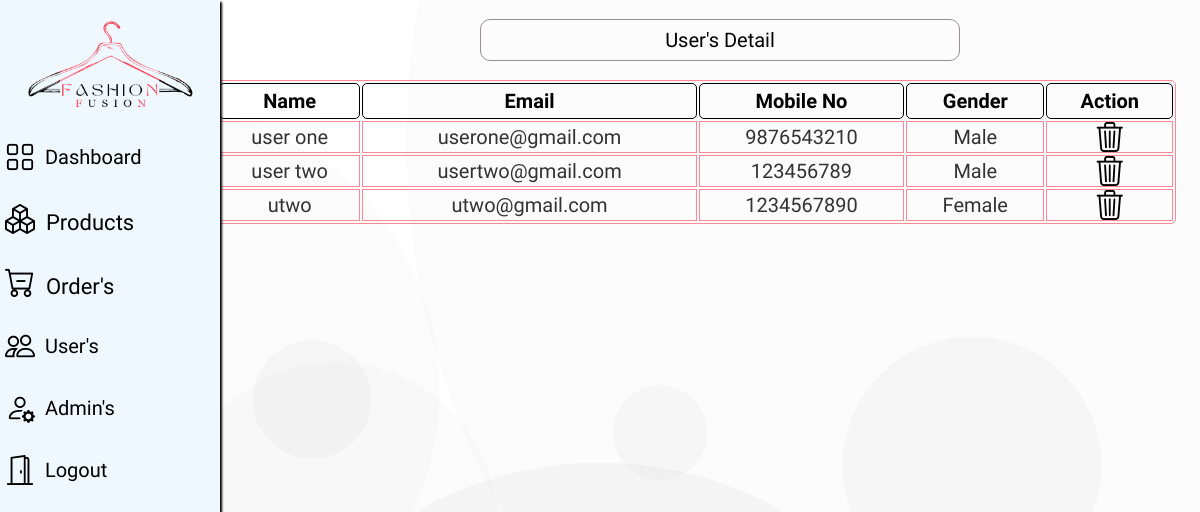
Page /Admin/userstable.php (signed in) on the earlier database version.
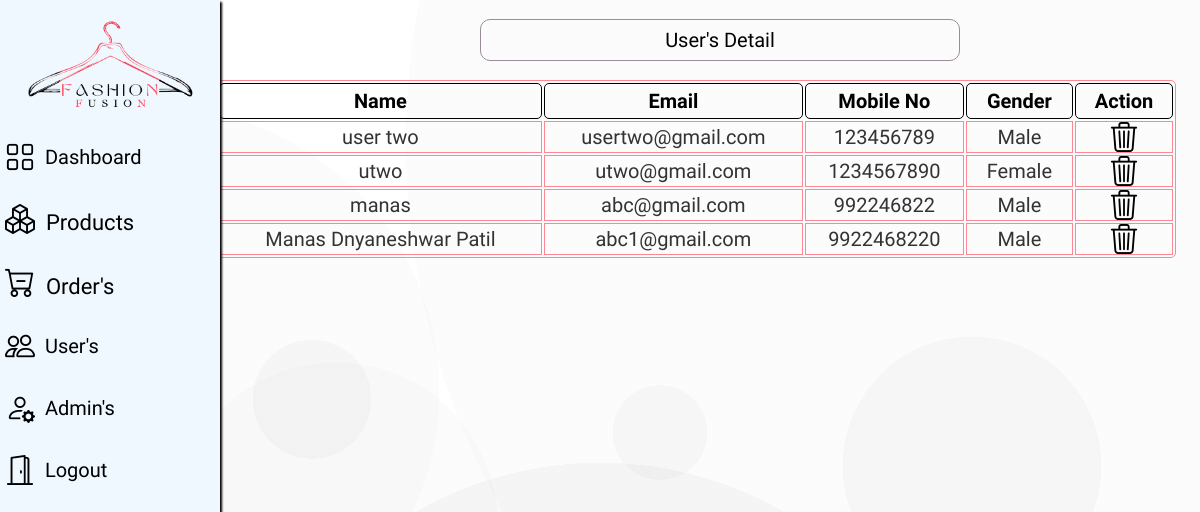
Same page on the later database version.
### tables this page shows
CREATE TABLE `user_detail` (
  `id` int(50) NOT NULL,
  `name` varchar(100) NOT NULL,
  `email` varchar(100) NOT NULL,
  `contactno` varchar(100) NOT NULL,
  `gender` varchar(100) NOT NULL,
  `password` varchar(100) NOT NULL
);

### Admin/userstable.php (the view, shortened to what this page needs)
<html>
<head>
    <link rel="stylesheet" href="css/styles.css">
    <link rel="stylesheet" href="css/p_detail.css">
    <link rel="stylesheet" href="https://cdn.jsdelivr.net/npm/bootstrap-icons@1.11.3/font/bootstrap-icons.min.css">
</head>
<body>
   <div class="side-menu">
        <?php @include 'header.php';?>
    </div>
   <div class="container">
<center>
<p class="message">User's Detail</p>
<div class="container">
<section class="display-product-table">
   <table>
      <thead>
         <th>Name</th>
         <th>Email</th>
         <th>Mobile No</th>
         <th>Gender</th>
         <th>Action</th>
      </thead>
      <tbody>
         <?php
         mysqli_select_db($con, "fashionfusion");
         $q1 = "SELECT * FROM `user_detail`";
         $result = mysqli_query($con, $q1);
         if(mysqli_num_rows($result) > 0){
         while($row = mysqli_fetch_assoc($result)){
         ?>
         <tr>
         <td><?= htmlspecialchars($row['name']); ?></td>
<td><?= htmlspecialchars($row['email']); ?></td>
<td><?= htmlspecialchars($row['contactno']); ?></td>
<td><?= htmlspecialchars($row['gender']); ?></td>
            <td>
               <a title="Delete" href="userstable.php?delete=<?php echo $row['id']; ?>" onclick="return confirm('are your sure you want to delete this?');"> <i class="bi bi-trash3"></i></a>
            </td>
         </tr><?php
                  }
                  }
               ?>
      </tbody>
   </table>
</section>
</div>
</body>
</html>

### Admin/header.php (shortened to what this page needs)
<html>
<head>
    <link rel="stylesheet" href="css/styles.css">
    <link rel="stylesheet" href="css/p_detail.css">
    <link rel="stylesheet" href="https://cdn.jsdelivr.net/npm/bootstrap-icons@1.11.3/font/bootstrap-icons.min.css">
</head>
<body>
        <div class="brand">
           <a href='index.php'><img src="img/ff.png"></a>
        </div>
        <ul>
           <a href="index.php"><li  class="active"><i class="bi bi-grid"></i>&nbsp;&nbsp;Dashboard</li></a>
         <li class="nav__item">
            <div class="dropdown">
            <a class="dropbtn"><i class="bi bi-boxes"></i>&nbsp;&nbsp;Products</a>
         </li>
         <li class="nav__item">
            <div class="dropdown">
            <a class="dropbtn"><i class="bi bi-cart-dash"></i>&nbsp;&nbsp;Order's</a>
         </li>
           <a href="userstable.php"><li><i class="bi bi-people"></i>&nbsp;&nbsp;User's</li></a>
           <a href="adminstable.php"><li><i class="bi bi-person-gear"></i>&nbsp;&nbsp;Admin's</li></a>
           <a href="logout.php"><li><i class="bi bi-door-open"></i>&nbsp;&nbsp;Logout</li></a>
        </ul>
</body>
</html>

### Admin/css/styles.css (style rules this page uses)
* { margin: 0; padding: 0; box-sizing: border-box; }
a { text-decoration: none; }
li { list-style: none; }
body { font-family: "Comfortaa", sans-serif; background-image: radial-gradient(circle at 13% 47%, rgba(140, 140, 140,0.03) 0%, rgba(140, 140, 140,0.03) 25%,transparent 25%, transparent 100%),radial-gradient(circle at 28% 63%, rgba(143, 143, 143,0.03) 0%, rgba(143, 143, 143,0.03) 16%,transparent 16%, transparent 100%),radial-gradient(circle at 81% 56%, rgba(65, 65, 65,0.03) 0%, rgba(65, 65, 65,0.03) 12%,transparent 12%, transparent 100%),radial-gradient(circle at 26% 48%, rgba(60, 60, 60,0.03) 0%, rgba(60, 60, 60,0.03) 6%,transparent 6%, transparent 100%),radial-gradient(circle at 97% 17%, rgba(150, 150, 150,0.03) 0%, rgba(150, 150, 150,0.03) 56%,transparent 56%, transparent 100%),radial-gradient(circle at 50% 100%, rgba(25, 25, 25,0.03) 0%, rgba(25, 25, 25,0.03) 36%,transparent 36%, transparent 100%),radial-gradient(circle at 55% 52%, rgba(69, 69, 69,0.03) 0%, rgba(69, 69, 69,0.03) 6%,transparent 6%, transparent 100%),linear-gradient(90deg, rgb(255,255,255),rgb(255,255,255)); background-attachment: fixed; }
.side-menu { position: fixed; width: 220px; min-height: 100%; display: flex; flex-direction: column; background-color: aliceblue; box-shadow: 2px 2px 2px #000000; z-index: 1; }
.side-menu ul { padding-top: 5px; }
.side-menu li { font-size: 20px; color: #000; padding: 5px; margin-top: 10%; border-radius: 10px; display: flex; align-items: center; transition: .5s; }
.side-menu .brand img { margin-top: 20px; margin-left: 25px; height: 90px; }
.container { position: absolute; right: 0; width: 80vw; height: 100vh; }
.dropbtn { color: #000; font-size: 22px; border: none; cursor: pointer; }

### Admin/css/p_detail.css (style rules this page uses)
.display-product-table table { width: 100%; text-align: center; border: 0.5px solid #ff8795; border-radius: 5px; margin-top: 5%; margin-left: -5%; }
.display-product-table table thead th { padding:5px; font-size: 20px; border: 0.5px solid #000; border-radius: 5px; }
.display-product-table table td { font-size: 20px; border: 0.5px solid #ff8795; color:#333; }
.message { margin-top: 2%;; margin-bottom: -3%; border: 1px solid #9a8c98; width: 50%; line-height: 200%; border-radius: 10px; font-size: 20px; }
img { border-radius: 10px; width: 40%; }
.brand img { width: 77%; }
a { color: #000; }
.bi { font-size: 30px; }

Differences in the rows shown:
removed user_detail: name "user one", email "userone@gmail.com", contactno "9876543210", gender "Male"
added user_detail: name "manas", email "abc@gmail.com", contactno "992246822", gender "Male"
added user_detail: name "Manas Dnyaneshwar Patil", email "abc1@gmail.com", contactno "9922468220", gender "Male"
